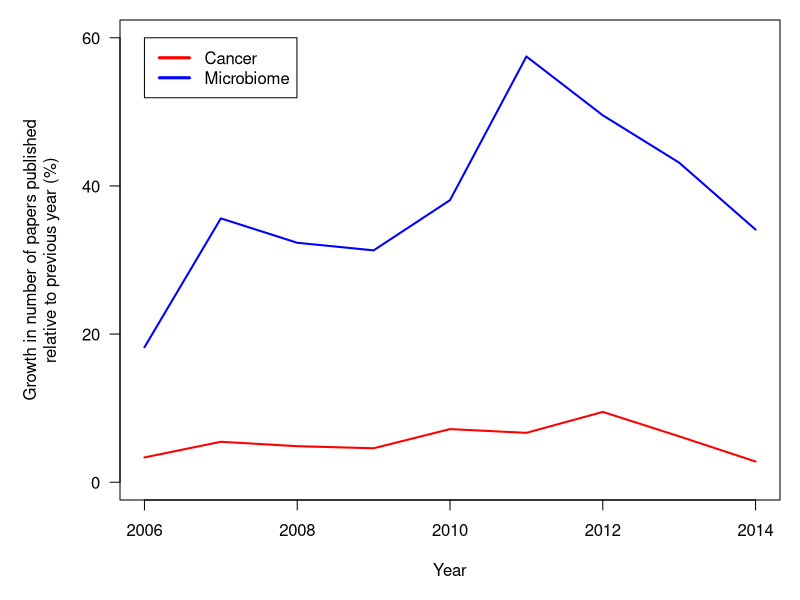

The R script that drew this image:
cancer <- read.csv(file="data/cancer.csv", header=T, skip=1, row.names=1)[11:2,]
microbiome <- read.csv(file="data/microbiome.csv", header=T, skip=1, row.names=1)[11:2,]
years <- 2005:2014

cancer_growth <- diff(cancer) / cancer[1:9]
microbiome_growth <- diff(microbiome) / microbiome[1:9]

median(cancer_growth)
median(microbiome_growth)


png("results/citation_plot.png")
par(mar=c(5,6,1,1))
plot(NA, type="n", xlab="Year", ylab="Growth in number of papers published\nrelative to previous year (%)", xlim=c(2006,2014), ylim=c(0,0.6), axes=F)

points(microbiome_growth~years[2:10], type="l", lwd=2, col="blue")
points(cancer_growth~years[2:10], type="l", lwd=2, col="red")

axis(1)
axis(2, at=seq(0,0.6,0.2), label=seq(0,60,20), las=2)
box()

legend(x=2006, y=0.6, legend=c("Cancer", "Microbiome"), lwd=3, col=c("red", "blue"))
dev.off()
